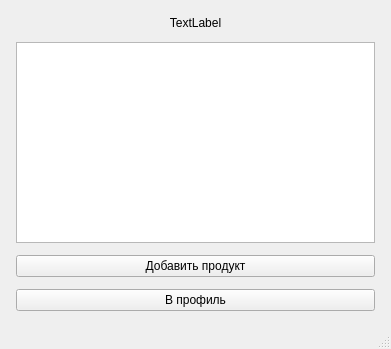
<?xml version="1.0" encoding="UTF-8"?>
<ui version="4.0">
 <class>MainWindow</class>
 <widget class="QMainWindow" name="MainWindow">
  <property name="geometry">
   <rect>
    <x>0</x>
    <y>0</y>
    <width>391</width>
    <height>349</height>
   </rect>
  </property>
  <property name="windowTitle">
   <string>MainWindow</string>
  </property>
  <widget class="QWidget" name="centralwidget">
   <layout class="QVBoxLayout" name="verticalLayout">
    <property name="spacing">
     <number>12</number>
    </property>
    <property name="leftMargin">
     <number>16</number>
    </property>
    <property name="topMargin">
     <number>16</number>
    </property>
    <property name="rightMargin">
     <number>16</number>
    </property>
    <property name="bottomMargin">
     <number>16</number>
    </property>
    <item>
     <widget class="QLabel" name="label">
      <property name="text">
       <string>&lt;html&gt;&lt;head/&gt;&lt;body&gt;&lt;p align=&quot;center&quot;&gt;TextLabel&lt;/p&gt;&lt;/body&gt;&lt;/html&gt;</string>
      </property>
     </widget>
    </item>
    <item>
     <widget class="QTableView" name="tableView"/>
    </item>
    <item>
     <layout class="QHBoxLayout" name="horizontalLayout">
      <item>
       <widget class="QPushButton" name="pushButton">
        <property name="text">
         <string>Добавить продукт</string>
        </property>
       </widget>
      </item>
     </layout>
    </item>
    <item>
     <widget class="QPushButton" name="pushButton_3">
      <property name="text">
       <string>В профиль</string>
      </property>
     </widget>
    </item>
   </layout>
  </widget>
  <widget class="QMenuBar" name="menubar">
   <property name="geometry">
    <rect>
     <x>0</x>
     <y>0</y>
     <width>391</width>
     <height>21</height>
    </rect>
   </property>
  </widget>
  <widget class="QStatusBar" name="statusbar"/>
 </widget>
 <resources/>
 <connections/>
</ui>
